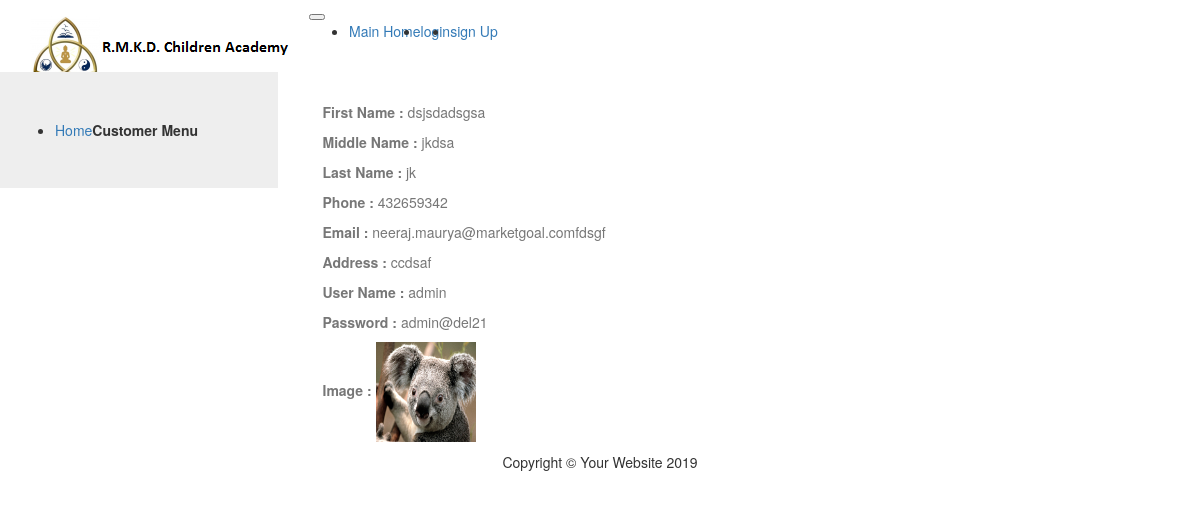
Page /customers/auth/detail/1 on the committed database.
### customers/customerauth/models.py (models this page shows, shortened)
class Customers(models.Model):
    fname = models.CharField(max_length=15)
    mname = models.CharField(max_length=15)
    lname = models.CharField(max_length=15)
    phone = models.PositiveIntegerField()
    email = models.EmailField(max_length=254, blank=False, unique=True, validators=[validate_email])
    address = models.TextField(blank=True, max_length=200)
    image = models.ImageField(blank=True,upload_to='images/')
    username=models.CharField(max_length=20)
    password=models.CharField(max_length=20)
    confirm_password=models.CharField(max_length=20)
    created = models.DateTimeField(auto_now=True)
    updated = models.DateTimeField(auto_now=True)

### customers/customerauth/views.py (the view)
# urls.py: path('detail/<int:cst_id>', views.detail, name="details"),
def detail(request,cst_id):
        cstdetail = get_object_or_404(Customers,pk=cst_id)
        return render(request, 'customerauth/detail.html',{'cstdetail':cstdetail})

### customers/customerauth/templates/customerauth/detail.html
{% extends 'base-customers.html' %}
{% load static %}
{% block content %}
<div class="col-md-12">
    <p>&nbsp;</p>
    <div class="card mb-8">
      <div class="card-footer text-muted card mb-4">
       <p><b>First Name :</b> {{cstdetail.fname}}</p>
       <p><b>Middle Name :</b> {{cstdetail.mname}}</p>
       <p><b>Last Name :</b> {{cstdetail.lname}}</p>
       <p><b>Phone :</b> {{cstdetail.phone}}</p>
       <p><b>Email :</b> {{cstdetail.email}}</p>
       <p><b>Address :</b> {{cstdetail.address}}</p>
       <p><b>User Name :</b> {{cstdetail.username}}</p>
       <p><b>Password :</b> {{cstdetail.password}}</p>
       <p><b>Image :</b> <img class="card-img-top" src="{{ cstdetail.image.url }}" alt="Card image cap" width="100px" height="100px"></p>
      </div>
    </div>
  </div>
{% endblock %}

### rows in the picture
Customers: fname "dsjsdadsgsa", mname "jkdsa", lname "jk", phone "432659342", email "neeraj.maurya@marketgoal.comfdsgf", address "ccdsaf", username "admin", password "admin@del21", image (picture)
